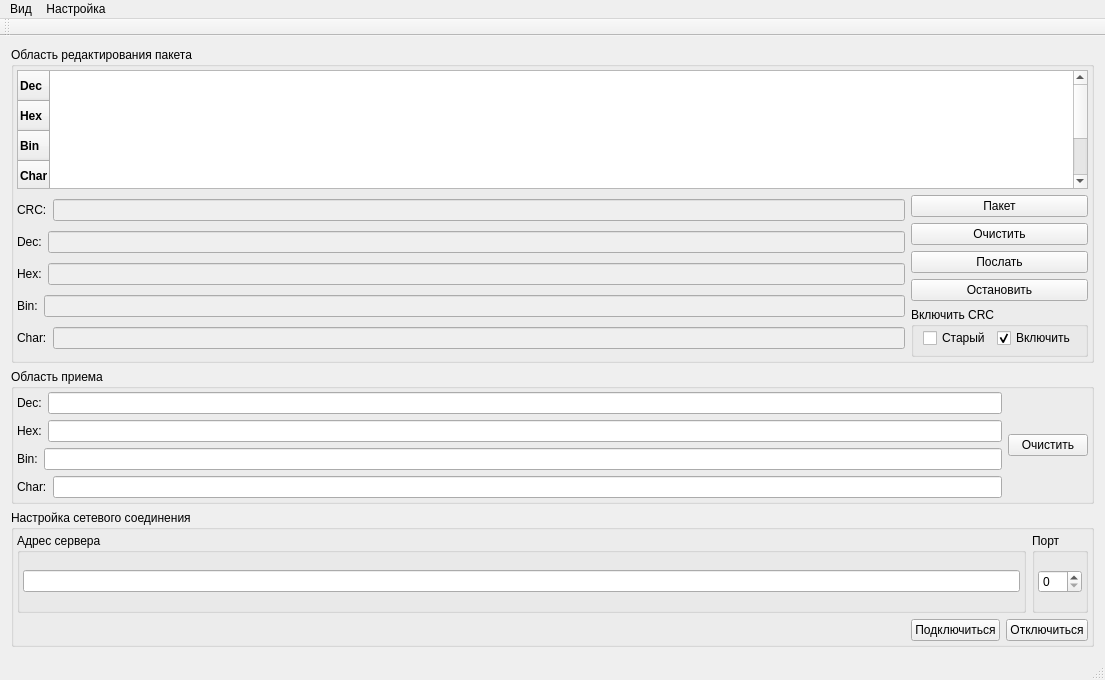
<?xml version="1.0" encoding="UTF-8"?>
<ui version="4.0">
 <class>MainWindow</class>
 <widget class="QMainWindow" name="MainWindow">
  <property name="geometry">
   <rect>
    <x>0</x>
    <y>0</y>
    <width>1105</width>
    <height>680</height>
   </rect>
  </property>
  <property name="windowTitle">
   <string/>
  </property>
  <widget class="QWidget" name="centralWidget">
   <layout class="QVBoxLayout" name="verticalLayout_11">
    <item>
     <widget class="QGroupBox" name="groupBox">
      <property name="title">
       <string>Область редактирования пакета</string>
      </property>
      <layout class="QVBoxLayout" name="verticalLayout_2">
       <property name="margin">
        <number>3</number>
       </property>
       <item>
        <widget class="QTableWidget" name="tableWidget">
         <property name="font">
          <font>
           <pointsize>9</pointsize>
           <weight>75</weight>
           <bold>true</bold>
          </font>
         </property>
         <attribute name="horizontalHeaderVisible">
          <bool>false</bool>
         </attribute>
         <row>
          <property name="text">
           <string>Dec</string>
          </property>
         </row>
         <row>
          <property name="text">
           <string>Hex</string>
          </property>
         </row>
         <row>
          <property name="text">
           <string>Bin</string>
          </property>
         </row>
         <row>
          <property name="text">
           <string>Char</string>
          </property>
         </row>
         <row>
          <property name="text">
           <string>К</string>
          </property>
         </row>
        </widget>
       </item>
       <item>
        <layout class="QHBoxLayout" name="horizontalLayout">
         <item>
          <layout class="QVBoxLayout" name="verticalLayout_3">
           <item>
            <layout class="QHBoxLayout" name="horizontalLayout_8">
             <item>
              <widget class="QLabel" name="label_5">
               <property name="text">
                <string>CRC:</string>
               </property>
              </widget>
             </item>
             <item>
              <widget class="QLineEdit" name="lineEditSendCRC">
               <property name="enabled">
                <bool>false</bool>
               </property>
               <property name="readOnly">
                <bool>true</bool>
               </property>
              </widget>
             </item>
            </layout>
           </item>
           <item>
            <layout class="QHBoxLayout" name="horizontalLayout_7">
             <item>
              <widget class="QLabel" name="label_4">
               <property name="text">
                <string>Dec:</string>
               </property>
              </widget>
             </item>
             <item>
              <widget class="QLineEdit" name="lineEditSendDec">
               <property name="enabled">
                <bool>false</bool>
               </property>
               <property name="readOnly">
                <bool>true</bool>
               </property>
              </widget>
             </item>
            </layout>
           </item>
           <item>
            <layout class="QHBoxLayout" name="horizontalLayout_6">
             <item>
              <widget class="QLabel" name="label_3">
               <property name="text">
                <string>Hex:</string>
               </property>
              </widget>
             </item>
             <item>
              <widget class="QLineEdit" name="lineEditSendHex">
               <property name="enabled">
                <bool>false</bool>
               </property>
               <property name="readOnly">
                <bool>true</bool>
               </property>
              </widget>
             </item>
            </layout>
           </item>
           <item>
            <layout class="QHBoxLayout" name="horizontalLayout_2">
             <item>
              <widget class="QLabel" name="label">
               <property name="text">
                <string>Bin:</string>
               </property>
              </widget>
             </item>
             <item>
              <widget class="QLineEdit" name="lineEditSendBin">
               <property name="enabled">
                <bool>false</bool>
               </property>
               <property name="readOnly">
                <bool>true</bool>
               </property>
              </widget>
             </item>
            </layout>
           </item>
           <item>
            <layout class="QHBoxLayout" name="horizontalLayout_3">
             <item>
              <widget class="QLabel" name="label_2">
               <property name="text">
                <string>Char:</string>
               </property>
              </widget>
             </item>
             <item>
              <widget class="QLineEdit" name="lineEditSendChar">
               <property name="enabled">
                <bool>false</bool>
               </property>
               <property name="readOnly">
                <bool>true</bool>
               </property>
              </widget>
             </item>
            </layout>
           </item>
          </layout>
         </item>
         <item>
          <layout class="QVBoxLayout" name="verticalLayout_4">
           <item>
            <widget class="QPushButton" name="pushButtonPacket">
             <property name="text">
              <string>Пакет</string>
             </property>
            </widget>
           </item>
           <item>
            <widget class="QPushButton" name="pushButtonClearEditRegion">
             <property name="text">
              <string>Очистить</string>
             </property>
            </widget>
           </item>
           <item>
            <widget class="QPushButton" name="pushButtonSendPacket">
             <property name="text">
              <string>Послать</string>
             </property>
            </widget>
           </item>
           <item>
            <widget class="QPushButton" name="pushButtonCancelSendPacket">
             <property name="text">
              <string>Остановить</string>
             </property>
            </widget>
           </item>
           <item>
            <widget class="QGroupBox" name="groupBox_12">
             <property name="title">
              <string>Включить CRC</string>
             </property>
             <layout class="QHBoxLayout" name="horizontalLayout_4">
              <property name="leftMargin">
               <number>9</number>
              </property>
              <property name="topMargin">
               <number>1</number>
              </property>
              <property name="rightMargin">
               <number>9</number>
              </property>
              <property name="bottomMargin">
               <number>6</number>
              </property>
              <item>
               <widget class="QCheckBox" name="checkBoxCRCMethod">
                <property name="text">
                 <string>Старый</string>
                </property>
               </widget>
              </item>
              <item>
               <widget class="QCheckBox" name="checkBoxCRC">
                <property name="text">
                 <string>Включить</string>
                </property>
                <property name="checked">
                 <bool>true</bool>
                </property>
                <property name="tristate">
                 <bool>false</bool>
                </property>
               </widget>
              </item>
             </layout>
            </widget>
           </item>
           <item>
            <spacer name="verticalSpacer_2">
             <property name="orientation">
              <enum>Qt::Vertical</enum>
             </property>
             <property name="sizeHint" stdset="0">
              <size>
               <width>20</width>
               <height>0</height>
              </size>
             </property>
            </spacer>
           </item>
          </layout>
         </item>
        </layout>
       </item>
      </layout>
     </widget>
    </item>
    <item>
     <spacer name="verticalSpacer">
      <property name="orientation">
       <enum>Qt::Vertical</enum>
      </property>
      <property name="sizeHint" stdset="0">
       <size>
        <width>20</width>
        <height>1</height>
       </size>
      </property>
     </spacer>
    </item>
    <item>
     <widget class="QGroupBox" name="groupBox_2">
      <property name="title">
       <string>Область приема</string>
      </property>
      <layout class="QHBoxLayout" name="horizontalLayout_9">
       <property name="margin">
        <number>3</number>
       </property>
       <item>
        <layout class="QVBoxLayout" name="verticalLayout_5">
         <item>
          <layout class="QHBoxLayout" name="horizontalLayout_14">
           <item>
            <widget class="QLabel" name="label_9">
             <property name="text">
              <string>Dec:</string>
             </property>
            </widget>
           </item>
           <item>
            <widget class="QLineEdit" name="lineEditResDec">
             <property name="enabled">
              <bool>true</bool>
             </property>
             <property name="readOnly">
              <bool>true</bool>
             </property>
            </widget>
           </item>
          </layout>
         </item>
         <item>
          <layout class="QHBoxLayout" name="horizontalLayout_13">
           <item>
            <widget class="QLabel" name="label_8">
             <property name="text">
              <string>Hex:</string>
             </property>
            </widget>
           </item>
           <item>
            <widget class="QLineEdit" name="lineEditResHex">
             <property name="enabled">
              <bool>true</bool>
             </property>
             <property name="readOnly">
              <bool>true</bool>
             </property>
            </widget>
           </item>
          </layout>
         </item>
         <item>
          <layout class="QHBoxLayout" name="horizontalLayout_10">
           <item>
            <widget class="QLabel" name="label_6">
             <property name="text">
              <string>Bin:</string>
             </property>
            </widget>
           </item>
           <item>
            <widget class="QLineEdit" name="lineEditResBin">
             <property name="enabled">
              <bool>true</bool>
             </property>
             <property name="readOnly">
              <bool>true</bool>
             </property>
            </widget>
           </item>
          </layout>
         </item>
         <item>
          <layout class="QHBoxLayout" name="horizontalLayout_12">
           <item>
            <widget class="QLabel" name="label_7">
             <property name="text">
              <string>Char:</string>
             </property>
            </widget>
           </item>
           <item>
            <widget class="QLineEdit" name="lineEditResChar">
             <property name="enabled">
              <bool>true</bool>
             </property>
             <property name="readOnly">
              <bool>true</bool>
             </property>
            </widget>
           </item>
          </layout>
         </item>
        </layout>
       </item>
       <item>
        <widget class="QPushButton" name="pushButtonClearReceiveRegion">
         <property name="text">
          <string>Очистить</string>
         </property>
        </widget>
       </item>
      </layout>
     </widget>
    </item>
    <item>
     <spacer name="verticalSpacer_4">
      <property name="orientation">
       <enum>Qt::Vertical</enum>
      </property>
      <property name="sizeHint" stdset="0">
       <size>
        <width>20</width>
        <height>1</height>
       </size>
      </property>
     </spacer>
    </item>
    <item>
     <widget class="QStackedWidget" name="stackedWidget">
      <property name="currentIndex">
       <number>1</number>
      </property>
      <widget class="QWidget" name="page">
       <layout class="QVBoxLayout" name="verticalLayout">
        <property name="spacing">
         <number>0</number>
        </property>
        <property name="margin">
         <number>0</number>
        </property>
        <item>
         <widget class="QGroupBox" name="groupBox_3">
          <property name="title">
           <string>Настройка порта</string>
          </property>
          <layout class="QHBoxLayout" name="horizontalLayout_15">
           <property name="margin">
            <number>3</number>
           </property>
           <item>
            <layout class="QVBoxLayout" name="verticalLayout_6">
             <item>
              <widget class="QGroupBox" name="groupBox_4">
               <property name="title">
                <string>Port</string>
               </property>
               <layout class="QHBoxLayout" name="horizontalLayout_16">
                <property name="margin">
                 <number>3</number>
                </property>
                <item>
                 <widget class="QComboBox" name="SerialPortComboBox">
                  <property name="editable">
                   <bool>true</bool>
                  </property>
                 </widget>
                </item>
               </layout>
              </widget>
             </item>
             <item>
              <widget class="QGroupBox" name="groupBox_5">
               <property name="title">
                <string>Baud Rate</string>
               </property>
               <layout class="QVBoxLayout" name="verticalLayout_7">
                <property name="margin">
                 <number>3</number>
                </property>
                <item>
                 <widget class="QComboBox" name="baudRateComboBox"/>
                </item>
               </layout>
              </widget>
             </item>
            </layout>
           </item>
           <item>
            <layout class="QVBoxLayout" name="verticalLayout_8">
             <item>
              <widget class="QGroupBox" name="groupBox_6">
               <property name="title">
                <string>Flow Contorl</string>
               </property>
               <layout class="QHBoxLayout" name="horizontalLayout_18">
                <property name="margin">
                 <number>3</number>
                </property>
                <item>
                 <widget class="QComboBox" name="flowContorlComboBox"/>
                </item>
               </layout>
              </widget>
             </item>
             <item>
              <widget class="QGroupBox" name="groupBox_7">
               <property name="title">
                <string>Data Bits</string>
               </property>
               <layout class="QHBoxLayout" name="horizontalLayout_17">
                <property name="margin">
                 <number>3</number>
                </property>
                <item>
                 <widget class="QComboBox" name="dataBitsComboBox"/>
                </item>
               </layout>
              </widget>
             </item>
            </layout>
           </item>
           <item>
            <layout class="QVBoxLayout" name="verticalLayout_9">
             <item>
              <widget class="QGroupBox" name="groupBox_8">
               <property name="title">
                <string>Stop Bits</string>
               </property>
               <layout class="QHBoxLayout" name="horizontalLayout_19">
                <property name="margin">
                 <number>3</number>
                </property>
                <item>
                 <widget class="QComboBox" name="stopBitsComboBox"/>
                </item>
               </layout>
              </widget>
             </item>
             <item>
              <widget class="QGroupBox" name="groupBox_9">
               <property name="title">
                <string>Parity</string>
               </property>
               <layout class="QHBoxLayout" name="horizontalLayout_20">
                <property name="margin">
                 <number>3</number>
                </property>
                <item>
                 <widget class="QComboBox" name="parityComboBox"/>
                </item>
               </layout>
              </widget>
             </item>
            </layout>
           </item>
           <item>
            <layout class="QVBoxLayout" name="verticalLayout_19">
             <item>
              <widget class="QGroupBox" name="groupBoxTerminalMode">
               <property name="title">
                <string>Режим</string>
               </property>
               <layout class="QVBoxLayout" name="verticalLayout_20">
                <item>
                 <widget class="QRadioButton" name="radioButtonTerminalMode">
                  <property name="text">
                   <string>Терминал</string>
                  </property>
                  <property name="checked">
                   <bool>true</bool>
                  </property>
                 </widget>
                </item>
                <item>
                 <widget class="QRadioButton" name="radioButtonParserPacketMode">
                  <property name="text">
                   <string>Парсер пакетов</string>
                  </property>
                 </widget>
                </item>
               </layout>
              </widget>
             </item>
            </layout>
           </item>
           <item>
            <layout class="QVBoxLayout" name="verticalLayout_17">
             <item>
              <widget class="QGroupBox" name="groupBoxRepeatPacket">
               <property name="title">
                <string>Повтор посылки</string>
               </property>
               <layout class="QVBoxLayout" name="verticalLayout_18">
                <item>
                 <widget class="QPushButton" name="pushButtonEnableRepeatPacket">
                  <property name="text">
                   <string>Выкл.</string>
                  </property>
                  <property name="checkable">
                   <bool>true</bool>
                  </property>
                 </widget>
                </item>
                <item>
                 <widget class="QSpinBox" name="spinBoxRepeatPacketDelay">
                  <property name="suffix">
                   <string> сек.</string>
                  </property>
                  <property name="prefix">
                   <string>через </string>
                  </property>
                  <property name="minimum">
                   <number>1</number>
                  </property>
                  <property name="maximum">
                   <number>10000</number>
                  </property>
                 </widget>
                </item>
               </layout>
              </widget>
             </item>
            </layout>
           </item>
           <item>
            <layout class="QVBoxLayout" name="verticalLayout_12">
             <item>
              <widget class="QGroupBox" name="groupBox_13">
               <property name="title">
                <string>Сигналы</string>
               </property>
               <layout class="QVBoxLayout" name="verticalLayout_13">
                <item>
                 <widget class="QLabel" name="labelRTS">
                  <property name="enabled">
                   <bool>true</bool>
                  </property>
                  <property name="text">
                   <string>RTS</string>
                  </property>
                 </widget>
                </item>
                <item>
                 <widget class="QLabel" name="labelCTS">
                  <property name="text">
                   <string>CTS</string>
                  </property>
                 </widget>
                </item>
                <item>
                 <widget class="QLabel" name="labelStatus">
                  <property name="text">
                   <string/>
                  </property>
                 </widget>
                </item>
               </layout>
              </widget>
             </item>
            </layout>
           </item>
           <item>
            <widget class="QGroupBox" name="groupBox_14">
             <property name="title">
              <string>События</string>
             </property>
             <layout class="QVBoxLayout" name="verticalLayout_14">
              <item>
               <widget class="QTextEdit" name="textEditLogEvents">
                <property name="sizePolicy">
                 <sizepolicy hsizetype="Expanding" vsizetype="Ignored">
                  <horstretch>0</horstretch>
                  <verstretch>0</verstretch>
                 </sizepolicy>
                </property>
                <property name="readOnly">
                 <bool>true</bool>
                </property>
               </widget>
              </item>
             </layout>
            </widget>
           </item>
           <item>
            <layout class="QVBoxLayout" name="verticalLayout_10">
             <item>
              <widget class="QPushButton" name="pushButtonOpenPort">
               <property name="text">
                <string>Открыть порт</string>
               </property>
              </widget>
             </item>
             <item>
              <widget class="QPushButton" name="pushButtonClosePort">
               <property name="text">
                <string>Закрыть порт</string>
               </property>
              </widget>
             </item>
             <item>
              <spacer name="verticalSpacer_3">
               <property name="orientation">
                <enum>Qt::Vertical</enum>
               </property>
               <property name="sizeHint" stdset="0">
                <size>
                 <width>20</width>
                 <height>40</height>
                </size>
               </property>
              </spacer>
             </item>
            </layout>
           </item>
          </layout>
         </widget>
        </item>
       </layout>
      </widget>
      <widget class="QWidget" name="page_2">
       <layout class="QVBoxLayout" name="verticalLayout_15">
        <property name="margin">
         <number>0</number>
        </property>
        <item>
         <widget class="QGroupBox" name="groupBox_10">
          <property name="title">
           <string>Настройка сетевого соединения</string>
          </property>
          <layout class="QVBoxLayout" name="verticalLayout_22">
           <property name="margin">
            <number>3</number>
           </property>
           <item>
            <layout class="QHBoxLayout" name="horizontalLayout_5">
             <item>
              <widget class="QGroupBox" name="groupBox_11">
               <property name="title">
                <string>Адрес сервера</string>
               </property>
               <layout class="QVBoxLayout" name="verticalLayout_16">
                <property name="margin">
                 <number>3</number>
                </property>
                <item>
                 <widget class="QLineEdit" name="lineEditServerAddress"/>
                </item>
               </layout>
              </widget>
             </item>
             <item>
              <widget class="QGroupBox" name="groupBox_15">
               <property name="title">
                <string>Порт</string>
               </property>
               <layout class="QVBoxLayout" name="verticalLayout_21">
                <property name="margin">
                 <number>3</number>
                </property>
                <item>
                 <widget class="QSpinBox" name="spinBoxPortNumber"/>
                </item>
               </layout>
              </widget>
             </item>
            </layout>
           </item>
           <item>
            <layout class="QHBoxLayout" name="horizontalLayout_11">
             <item>
              <spacer name="horizontalSpacer">
               <property name="orientation">
                <enum>Qt::Horizontal</enum>
               </property>
               <property name="sizeHint" stdset="0">
                <size>
                 <width>40</width>
                 <height>20</height>
                </size>
               </property>
              </spacer>
             </item>
             <item>
              <widget class="QPushButton" name="pushButtonConnectToHost">
               <property name="text">
                <string>Подключиться</string>
               </property>
              </widget>
             </item>
             <item>
              <widget class="QPushButton" name="pushButtonDisconnectFromHost">
               <property name="text">
                <string>Отключиться</string>
               </property>
              </widget>
             </item>
            </layout>
           </item>
          </layout>
         </widget>
        </item>
       </layout>
      </widget>
     </widget>
    </item>
   </layout>
  </widget>
  <widget class="QMenuBar" name="menuBar">
   <property name="geometry">
    <rect>
     <x>0</x>
     <y>0</y>
     <width>1105</width>
     <height>21</height>
    </rect>
   </property>
   <widget class="QMenu" name="menuView">
    <property name="title">
     <string>Вид</string>
    </property>
    <addaction name="actionShowParserWindows"/>
   </widget>
   <widget class="QMenu" name="menu">
    <property name="title">
     <string>Настройка</string>
    </property>
    <addaction name="actionSerialPort"/>
    <addaction name="actionNetwork"/>
   </widget>
   <addaction name="menuView"/>
   <addaction name="menu"/>
  </widget>
  <widget class="QToolBar" name="mainToolBar">
   <attribute name="toolBarArea">
    <enum>TopToolBarArea</enum>
   </attribute>
   <attribute name="toolBarBreak">
    <bool>false</bool>
   </attribute>
  </widget>
  <widget class="QStatusBar" name="statusBar"/>
  <action name="actionShowParserWindows">
   <property name="checkable">
    <bool>true</bool>
   </property>
   <property name="checked">
    <bool>false</bool>
   </property>
   <property name="text">
    <string>Разбор пакетов</string>
   </property>
  </action>
  <action name="actionSerialPort">
   <property name="checkable">
    <bool>true</bool>
   </property>
   <property name="checked">
    <bool>true</bool>
   </property>
   <property name="text">
    <string>Использовать последовательный порт</string>
   </property>
  </action>
  <action name="actionNetwork">
   <property name="checkable">
    <bool>true</bool>
   </property>
   <property name="checked">
    <bool>false</bool>
   </property>
   <property name="text">
    <string>Использовать сетевое соединение</string>
   </property>
  </action>
 </widget>
 <layoutdefault spacing="6" margin="11"/>
 <tabstops>
  <tabstop>lineEditSendChar</tabstop>
  <tabstop>lineEditResHex</tabstop>
  <tabstop>lineEditResDec</tabstop>
  <tabstop>lineEditResBin</tabstop>
  <tabstop>pushButtonClearReceiveRegion</tabstop>
  <tabstop>pushButtonSendPacket</tabstop>
  <tabstop>pushButtonClearEditRegion</tabstop>
  <tabstop>tableWidget</tabstop>
  <tabstop>lineEditSendCRC</tabstop>
  <tabstop>lineEditSendDec</tabstop>
  <tabstop>lineEditSendHex</tabstop>
  <tabstop>lineEditSendBin</tabstop>
 </tabstops>
 <resources/>
 <connections/>
</ui>
